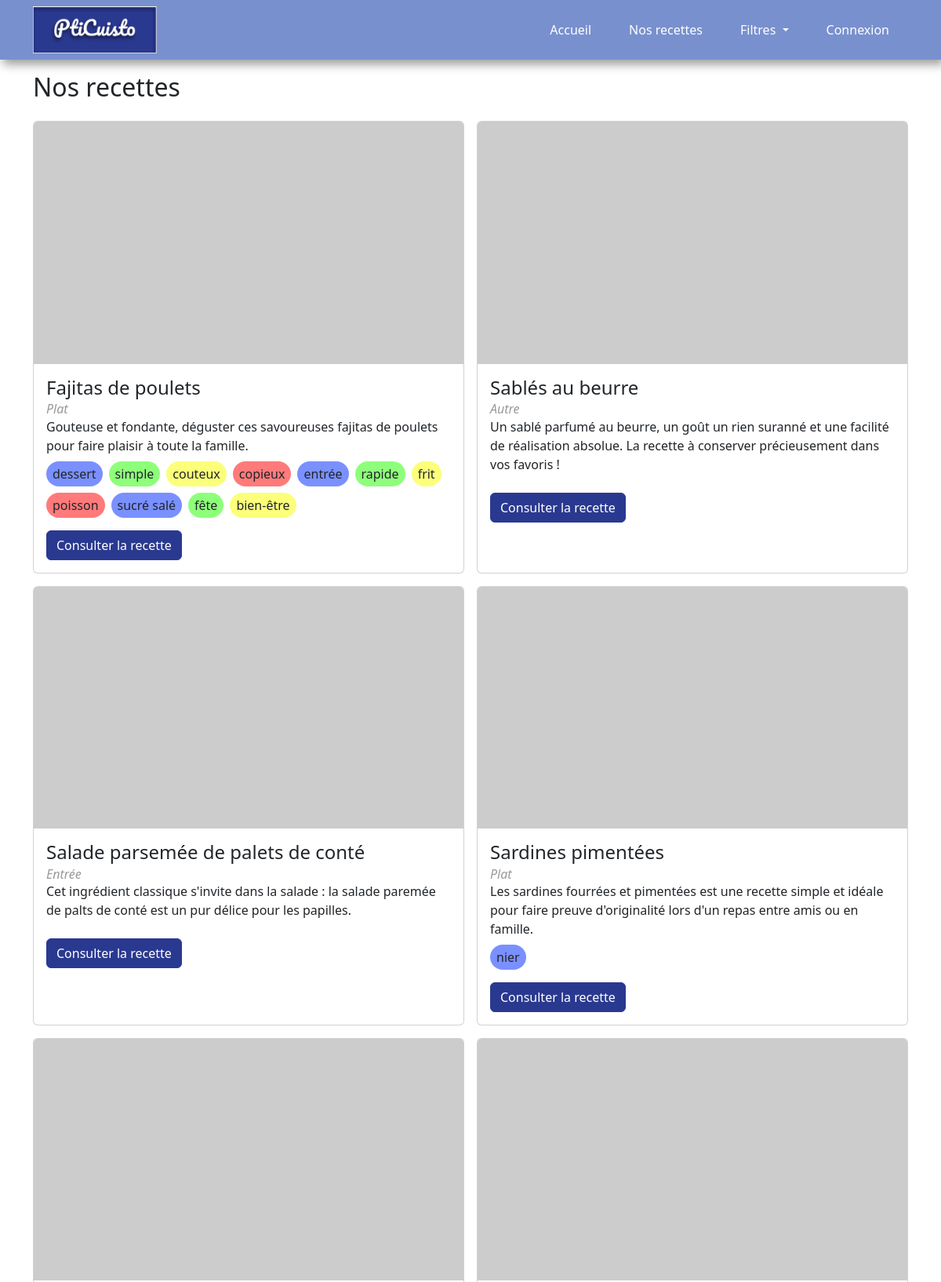
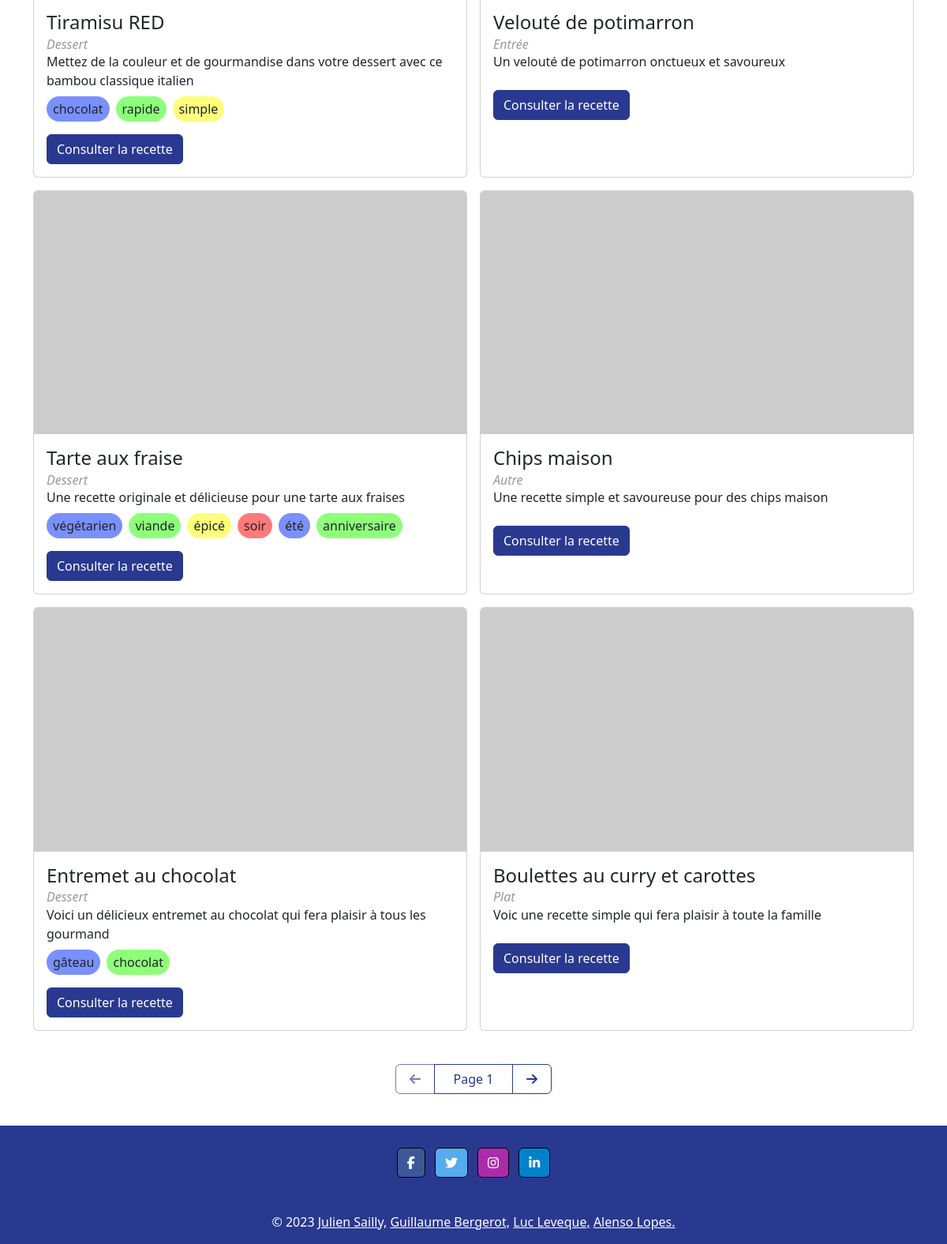
The app's page /index.php?controller=recipes with its own data (2 pictures, top to bottom).
### tables this page shows
CREATE TABLE `recipes` (
  `rec_id` int(11) NOT NULL,
  `rec_title` varchar(200) DEFAULT NULL,
  `rec_content` varchar(2000) DEFAULT NULL,
  `rec_summary` varchar(300) DEFAULT NULL,
  `cat_id` int(3) NOT NULL,
  `rec_creation_date` datetime NOT NULL DEFAULT current_timestamp(),
  `rec_image_src` varchar(100) DEFAULT NULL,
  `rec_modification_date` datetime DEFAULT NULL,
  `users_id` int(3) NOT NULL,
  `rec_nb_person` int(2) NOT NULL
);

CREATE TABLE `category` (
  `cat_id` int(3) NOT NULL,
  `cat_title` varchar(100) DEFAULT NULL,
  `cat_desc` varchar(250) DEFAULT NULL
);

CREATE TABLE `tags_list` (
  `tag_id` int(11) NOT NULL,
  `rec_id` int(11) NOT NULL
);

CREATE TABLE `tag` (
  `tag_id` int(3) NOT NULL,
  `tag_title` varchar(50) NOT NULL
);

### controller/controllerRecipes.php (called while the page is built, shortened)
<?php
require_once(File::build_path(array("model", "modelRecipes.php")));
class controllerRecipes{
  public static function readAll(){
    $recipes = modelRecipes::getRecipe();
    $tags = modelRecipes::getAllTags();
    $page = 1;
    require (File::build_path(array("view", "navbar.php")));
    require	(File::build_path(array("view", "viewAllRecipe.php")));
    require (File::build_path(array("view", "footer.php")));
  }
}

### index.php (called while the page is built, shortened)
<?php
    require_once(File::build_path(array("controller", "routeur.php")));
?>

### model/modelRecipes.php (called while the page is built, shortened)
<?php
require_once(File::build_path(array("model", "model.php")));
class modelRecipes extends model
{
  public static function getRecipe($rec_id = NULL)
  {
    $model = new Model();
    if ($rec_id == NULL) {
      $page = 1;
      $sql = "SELECT rec_id, rec_title, cat_id, cat_title, rec_summary, rec_image_src FROM recipes
      join category using (cat_id)
      order by rec_modification_date desc, rec_creation_date desc LIMIT " . (($page - 1) * 10) . "," . 10;
      $req_prep = model::$pdo->prepare($sql);
      $req_prep->execute();
      return $req_prep->fetchAll();
    }
  }
  public static function getAllTags() {
    $model = new Model();
    $sql = "select tag_id, tag_title, rec_id from tag join tags_list using (tag_id);";
    $req_prep = model::$pdo->prepare($sql);
    $req_prep->execute();
    return $req_prep->fetchAll();
  }
}

### config/conf.php (called while the page is built, shortened)
<?php
class conf{
	static private $databases = array(
		'hostname' => 'localhost',
		'database' => 'pti-cuisto',
		'login' => 'root',
		'password' => ''
	);
	static public function getLogin(){
		return self::$databases['login'];
	}
	static public function getHostname(){
		return self::$databases['hostname'];
	}
	static public function getDatabase(){
		return self::$databases['database'];
	}
	static public function getPassword(){
		return self::$databases['password'];
	}
}

### model/model.php (called while the page is built, shortened)
<?php
require_once(File::build_path(array("config", "conf.php")));
class model{
  public static function init(){
    $login = conf::getLogin();
    $hostname = conf::getHostname();
    $database_name = conf::getDatabase();
    $password = conf::getPassword();
  }
}
?>

### view/viewAllRecipe.php (the view, shortened to what this page needs)
<h2>Nos recettes</h2>
<div class="recipes_display">
    <?php
    foreach ($recipes as $key => $recipe) {
        if ($key % 2 == 0) {
            echo "<div class='recipes_row'>";
        }
        ?>
        <div class="card">
            <img class="card-img-top" src="<?= $recipe['rec_image_src'] ?>" alt="Illustration de <?= $recipe['rec_title'] ?>">
            <div class="card-body">
                <h4 class="card-title">
                    <?= $recipe['rec_title'] ?>
                </h4>
                <h6 class="recipe_category card-subtitle">
                    <a href="index.php?controller=filtre&action=categories&id=<?= $recipe['cat_id'] ?>"><i>
                            <?= $recipe['cat_title'] ?>
                        </i></a>
                </h6>
                <p class="card-text">
                    <?= $recipe['rec_summary'] ?>
                </p>
                <div class="tags all_recipes">
                    <div>
                        <?php
                        foreach ($tags as $key1 => $tag) {
                            if ($tag['rec_id'] != $recipe['rec_id']) {
                                continue;
                            }
                            ?>
                            <span class="tag">
                                <?= $tag['tag_title'] ?>
                            </span>
                            <?php
                        }
                        ?>
                    </div>
                </div>
                <a href="index.php?controller=recipes&action=read&id=<?= $recipe['rec_id'] ?>" class="btn btn-primary">
                    Consulter la recette
                </a>
            </div>
        </div>
        <?php
        if ($key % 2 != 0) {
            echo "</div>";
        }
    }
    ?>
</div>
<div class="page_number btn-group">
    <?php
    if ($page > 1) {
        ?>
        <a href="index.php?controller=recipes&action=readAll&page=<?= $page - 1 ?>" class="btn btn-outline-primary"><i
                class="fa-solid fa-arrow-left"></i></a>
        <?php
    } else {
        ?>
        <button type="button" class="btn btn-outline-primary" disabled><i class="fa-solid fa-arrow-left"></i></button>
        <?php
    }
    ?>
    <span class="btn btn-outline-primary">
        <?php
        if (isset($_GET['page'])) {
            if ($_GET['page'] != "")
                echo "Page " . $_GET['page'];
            else
                echo "Page 1";
        } else {
            echo "Page 1";
        }
        ?>
    </span>
    <a href="index.php?controller=recipes&action=readAll&page=<?= $page + 1 ?>" class="btn btn-outline-primary"><i
            class="fa-solid fa-arrow-right"></i></a>
</div>

### controller/routeur.php (shortened to what this page needs)
<?php
$controller = 'controllerAccueil';
$action = 'readAll';
if (!isset($_GET['controller']) && !isset($_GET['action'])) {
	require(File::build_path(array("controller", "controllerAccueil.php")));
	$controller::$action();
} else {
	$controller = 'controller' . ucfirst($_GET['controller']);
	if (class_exists($controller)) {
		$cl = get_class_methods($controller);
		if (in_array($action, $cl)) {
			$controller::$action();
		} else {
			controllerErreur::erreur("Action non existante");
		}
	}
}

### view/navbar.php (shortened to what this page needs)
<!DOCTYPE html>
<html lang="fr">
<head>
    <link rel="stylesheet" href="resources/css/style.css">
    <link rel="stylesheet" href="resources/css/bootstrap.min.css">
</head>
<body>
    <nav class="navbar navbar-expand-sm navbar-light" id="neubar">
        <div class="container">
            <img src="../resources/img/Logo.png" height="60" alt="Logo de l'application">
            <div class="collapse navbar-collapse" id="navbarNavDropdown">
                <ul class="navbar-nav ms-auto ">
                    <li class="nav-item">
                        <a class="nav-link mx-2 active text-white txt" id="txt" aria-current="page" href="index.php">Accueil</a>
                    </li>
                    <li class="nav-item ">
                        <a class="nav-link mx-2 text-white txt" href="index.php?controller=recipes">Nos recettes</a>
                    </li>
                    <li class="nav-item dropdown">
                        <a class="nav-link mx-2 dropdown-toggle text-white txt" href="" id="navbarDropdownMenuLink"
                            role="button" data-bs-toggle="dropdown" aria-expanded="false">
                            Filtres
                        </a>
                    </li>
                    <li class='nav-item'>
                        <a href='index.php?controller=connexion' class='nav-link mx-2 text-white txt'>Connexion</a>
                    </li>
                </ul>
            </div>
        </div>
    </nav>
    <div class="container">

### view/footer.php (shortened to what this page needs)
</div>
<footer class=" text-center text-white" style="background-color: #2a3990;">
    <div class="container p-4 pb-0">
        <section class="mb-4">
            <a class="btn text-white btn-floating m-1" style="background-color: #3b5998; border:1px solid black;"
                href="#!" role="button"><i class="fab fa-facebook-f"></i></a>
            <a class="btn text-white btn-floating m-1" style="background-color: #55acee; border:1px solid black;"
                href="#!" role="button"><i class="fab fa-twitter"></i></a>
            <a class="btn text-white btn-floating m-1" style="background-color: #ac2bac; border:1px solid black;"
                href="#!" role="button"><i class="fab fa-instagram"></i></a>
            <a class="btn text-white btn-floating m-1" style="background-color: #0082ca; border:1px solid black;"
                href="#!" role="button"><i class="fab fa-linkedin-in"></i></a>
        </section>
    </div>
    <div class="text-center p-3" id="copyright">
        <a href='https://github.com/juliensailly' target="_blank" class='text-white'>Julien Sailly,</a>
        <a href='https://github.com/moustave' target="_blank" class='text-white'>Guillaume Bergerot,</a>
        <a href='https://github.com/LucBUTGH' target="_blank" class='text-white'>Luc Leveque,</a>
        <a href='https://github.com/AlensoLopes' target="_blank" class='text-white'>Alenso Lopes.</a>
    </div>
</footer>
</body>
</html>

### resources/css/style.css (style rules this page uses)
:root { --primary-color: #2a3990; --secondary-color: #7890cd; --background-color: #ffffff; --grey-color: #999999; }
* { margin: 0; padding: 0; box-sizing: border-box; }
body { transition: all 0.4s ease-in-out; min-height: 100vh; display: flex; flex-direction: column; justify-content: space-between; }
body > .container { margin-top: 1rem; margin-bottom: 1rem; flex: 1; }
#neubar { background: #7890cd; box-shadow: 4px 6px 12px rgba(0, 0, 0, 0.4) }
#neubar .nav-item { margin: auto 4px; }
#neubar a { padding-left: 12px; padding-right: 12px; }
h6.recipe_category.card-subtitle a { color: var(--grey-color); margin-bottom: 0.5rem; text-decoration: none; }
div.tags div { display: flex; flex-wrap: wrap; gap: 0.5rem; }
div.tags span { padding: 0.25rem 0.5rem; border-radius: 5rem; }
div.tags span:nth-child(4n) { background-color: #ff7a7a; }
div.tags span:nth-child(4n + 1) { background-color: #7a90ff; }
div.tags span:nth-child(4n + 2) { background-color: #8eff7a; }
div.tags span:nth-child(4n + 3) { background-color: #fbff7a; }
div.tags.all_recipes { margin-bottom: 1rem; }
div.recipes_display p.card-text { margin-bottom: 0.5rem; }
div.recipes_display { margin-top: 1.5rem; display: flex; flex-direction: column; justify-content: space-between; gap: 1rem; }
div.recipes_row { display: flex; flex-direction: row; flex-wrap: wrap; justify-content: space-between; gap: 1rem; }
div.recipes_display div.card { flex: 1; }
div.recipes_display div.card img { width: 100%; aspect-ratio: 16 / 9; object-fit: cover; }
div.page_number { margin: 1.5rem; display: flex; justify-content: center; }
div.page_number span { max-width: 100px; }
div.page_number a, div.page_number button { max-width: 50px; }

### records on screen
recipes: rec_title "Fajitas de poulets", cat.cat_title "Plat", rec_summary "Gouteuse et fondante, déguster ces savoureuses fajitas de poulets pour faire plaisir à toute la famille."
tags_list: tag.tag_title "dessert"
tags_list: tag.tag_title "simple"
tags_list: tag.tag_title "couteux"
tags_list: tag.tag_title "copieux"
tags_list: tag.tag_title "entrée"
tags_list: tag.tag_title "rapide"
tags_list: tag.tag_title "frit"
tags_list: tag.tag_title "poisson"
tags_list: tag.tag_title "sucré salé"
tags_list: tag.tag_title "fête"
tags_list: tag.tag_title "bien-être"
recipes: rec_title "Sablés au beurre", cat.cat_title "Autre", rec_summary "Un sablé parfumé au beurre, un goût un rien suranné et une facilité de réalisation absolue. La recette à conserver précieusement dans vos favoris !"
recipes: rec_title "Salade parsemée de palets de conté", cat.cat_title "Entrée", rec_summary "Cet ingrédient classique s'invite dans la salade : la salade paremée de palts de conté est un pur délice pour les papilles."
recipes: rec_title "Sardines pimentées", cat.cat_title "Plat", rec_summary "Les sardines fourrées et pimentées est une recette simple et idéale pour faire preuve d'originalité lors d'un repas entre amis ou en famille."
tags_list: tag.tag_title "nier"
recipes: rec_title "Tiramisu RED", cat.cat_title "Dessert", rec_summary "Mettez de la couleur et de gourmandise dans votre dessert avec ce bambou classique italien"
tags_list: tag.tag_title "chocolat"
tags_list: tag.tag_title "rapide"
tags_list: tag.tag_title "simple"
recipes: rec_title "Velouté de potimarron", cat.cat_title "Entrée", rec_summary "Un velouté de potimarron onctueux et savoureux"
recipes: rec_title "Tarte aux fraise", cat.cat_title "Dessert", rec_summary "Une recette originale et délicieuse pour une tarte aux fraises"
tags_list: tag.tag_title "végétarien"
tags_list: tag.tag_title "viande"
tags_list: tag.tag_title "épicé"
tags_list: tag.tag_title "soir"
tags_list: tag.tag_title "été"
tags_list: tag.tag_title "anniversaire"
recipes: rec_title "Chips maison", cat.cat_title "Autre", rec_summary "Une recette simple et savoureuse pour des chips maison"
recipes: rec_title "Entremet au chocolat", cat.cat_title "Dessert", rec_summary "Voici un délicieux entremet au chocolat qui fera plaisir à tous les gourmand"
tags_list: tag.tag_title "gâteau"
tags_list: tag.tag_title "chocolat"
recipes: rec_title "Boulettes au curry et carottes", cat.cat_title "Plat", rec_summary "Voic une recette simple qui fera plaisir à toute la famille"
